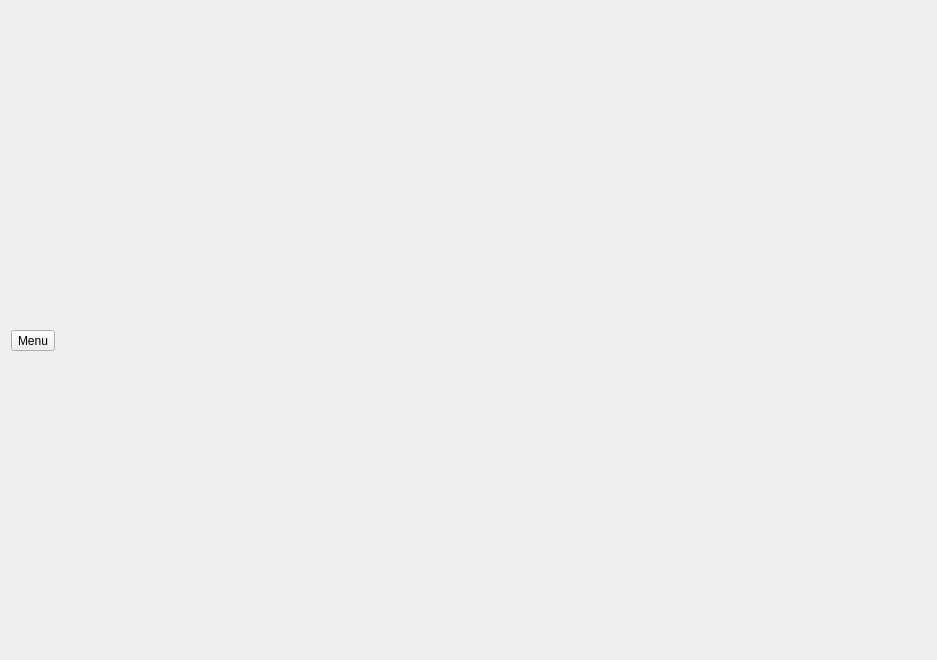
<?xml version="1.0" encoding="UTF-8"?>
<ui version="4.0">
 <class>End_GameWidget</class>
 <widget class="QWidget" name="End_GameWidget">
  <property name="geometry">
   <rect>
    <x>0</x>
    <y>0</y>
    <width>937</width>
    <height>660</height>
   </rect>
  </property>
  <property name="windowTitle">
   <string>Form</string>
  </property>
  <property name="styleSheet">
   <string notr="true"/>
  </property>
  <layout class="QVBoxLayout" name="verticalLayout_2">
   <item>
    <layout class="QVBoxLayout" name="verticalLayout">
     <item>
      <spacer name="verticalSpacer">
       <property name="orientation">
        <enum>Qt::Vertical</enum>
       </property>
       <property name="sizeHint" stdset="0">
        <size>
         <width>20</width>
         <height>40</height>
        </size>
       </property>
      </spacer>
     </item>
     <item>
      <widget class="QLabel" name="ImageLabel">
       <property name="maximumSize">
        <size>
         <width>16777215</width>
         <height>123</height>
        </size>
       </property>
       <property name="baseSize">
        <size>
         <width>-28811</width>
         <height>0</height>
        </size>
       </property>
       <property name="text">
        <string/>
       </property>
       <property name="textFormat">
        <enum>Qt::AutoText</enum>
       </property>
       <property name="pixmap">
        <pixmap resource="../images_widget.qrc">:/icons/UI/Resources/delete.png</pixmap>
       </property>
       <property name="scaledContents">
        <bool>true</bool>
       </property>
      </widget>
     </item>
     <item>
      <widget class="QToolButton" name="Return_to_MenuToolButton">
       <property name="styleSheet">
        <string notr="true"/>
       </property>
       <property name="text">
        <string>Menu</string>
       </property>
       <property name="icon">
        <iconset resource="../images_widget.qrc">
         <normaloff>:/icons/UI/Resources/login.png</normaloff>:/icons/UI/Resources/login.png</iconset>
       </property>
       <property name="iconSize">
        <size>
         <width>24</width>
         <height>24</height>
        </size>
       </property>
       <property name="toolButtonStyle">
        <enum>Qt::ToolButtonTextBesideIcon</enum>
       </property>
      </widget>
     </item>
     <item>
      <spacer name="verticalSpacer_2">
       <property name="orientation">
        <enum>Qt::Vertical</enum>
       </property>
       <property name="sizeHint" stdset="0">
        <size>
         <width>20</width>
         <height>40</height>
        </size>
       </property>
      </spacer>
     </item>
    </layout>
   </item>
  </layout>
 </widget>
 <resources>
  <include location="../images_widget.qrc"/>
 </resources>
 <connections/>
</ui>
